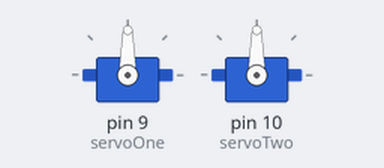
Bench run of a sketch on a simulated Arduino Uno, built with avr-gcc and run on an emulated ATmega328P. Shown: 2 × servo.

Above: at 0.05 s.
Timing chart, 0 to 3.5 s (numbered marks = the images above):
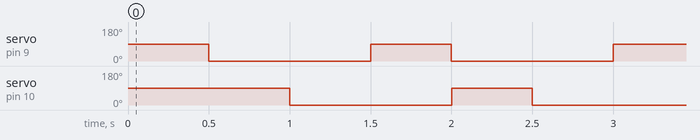

The sketch:

DualServo.ino
```cpp
#include <Servo.h>
Servo servoOne; //Handle puller servo
Servo servoTwo; //Handle pull back servo

int positionOne = 0; //servoOne's position
int positionTwo = 0; //servoTwo's position

void setup(){
  servoOne.attach(9);
  servoTwo.attach(10);
}

void loop(){
  servoOne.write(90);
  delay(500);
  servoOne.write(0);
  servoTwo.write(90);
  delay(500);
  servoTwo.write(0);
  delay(500);
}
```

Measured:
- by itself, servo on pin 9 (servoOne), servo on pin 10 (servoTwo): alternates 90° for 0.50 s and 0° for 1.0 s
